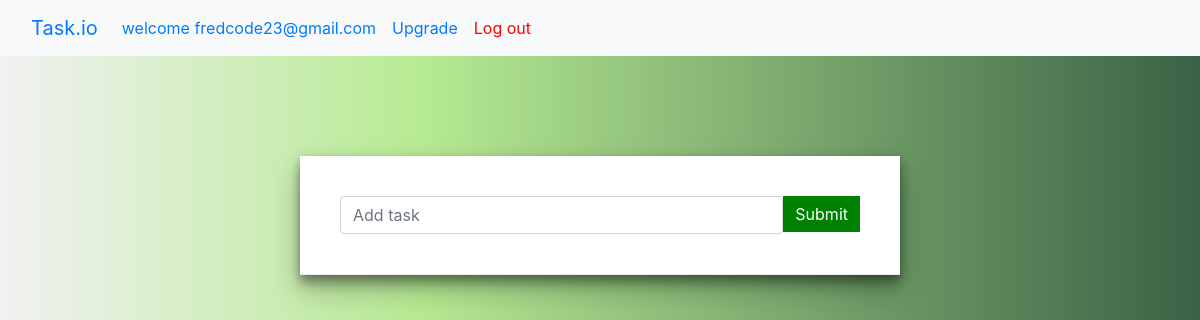
The page / (signed in) on the database as committed earlier.
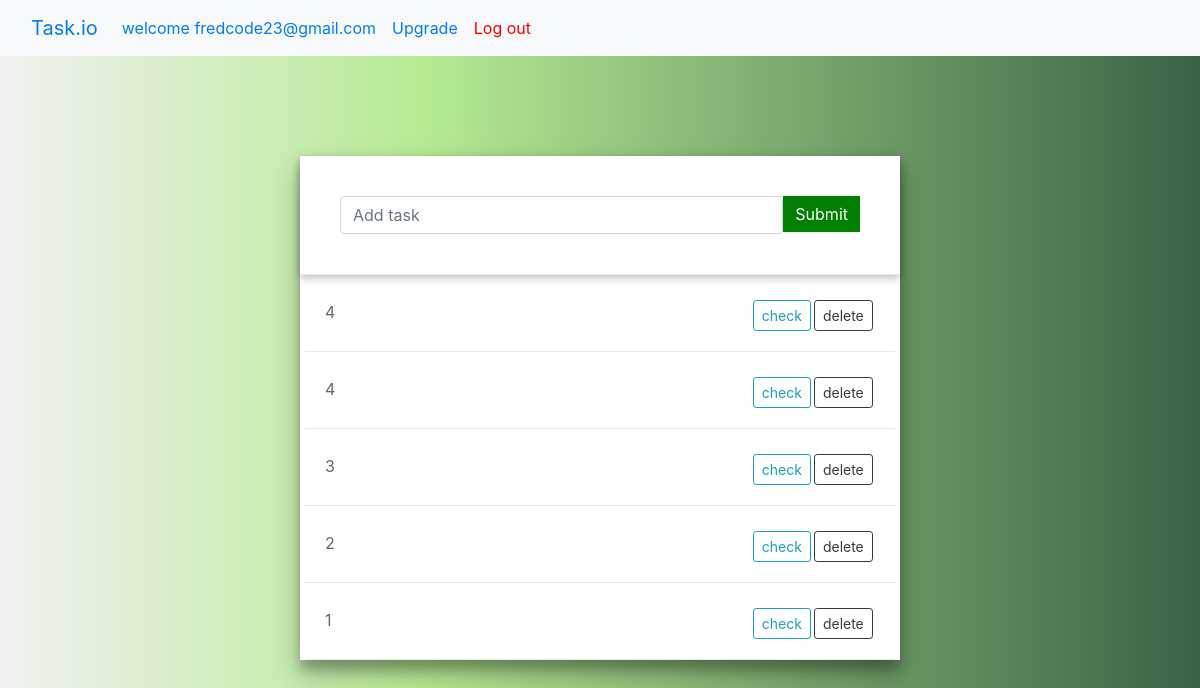
The same page on the database as committed later.
### accounts/models.py (models this page shows)
class CustomUser(AbstractUser):
    username = models.CharField(max_length=40, unique=False, default='')
    def __str__(self):
        return self.email

### todo/models.py (models this page shows, shortened)
class Task(models.Model):
    user = models.ForeignKey(settings.AUTH_USER_MODEL, on_delete=models.CASCADE,)
    title = models.CharField(max_length=200)
    completed = models.BooleanField(default=False, blank=True, null=True)

### todo/views.py (the view)
# urls.py: 2. Add a URL to urlpatterns:  path('', views.home, name='home')
def home(request):
  if request.user.is_authenticated:
    get_tasks = Task.objects.filter(user = request.user).order_by('-id')
  else:
    get_tasks = {'register/login to modify your tasks'}
  context   = {
    'tasks': get_tasks,
  }
  return render(request, 'home.html', context)

### todo/templates/home.html (shortened to what this page needs)
{% load static %}
<!DOCTYPE html>
<html>
<head>
	<link rel="stylesheet" href="https://stackpath.bootstrapcdn.com/bootstrap/4.4.1/css/bootstrap.min.css">
	<link rel="stylesheet" href="{% static 'appdesign/home.css'%}">
</head>
<body>
  <nav class="navbar navbar-expand-lg bg-light">
    <div class="container-fluid">
      <a class="navbar-brand" href="{% url 'home'%}">Task.io</a>
      <div class="collapse navbar-collapse" id="navbarSupportedContent">
        <ul class="navbar-nav me-auto mb-2 mb-lg-0">
          {% if user.is_authenticated %}
            <li class="nav-item">
              <a class="nav-link" href="{% url 'profile'%}">welcome {{request.user}}</a>
            </li>
			<li class="nav-item">
				<a class="nav-link" href="{% url 'view_plans' %}">Upgrade</a>
			  </li>
            <li class="nav-item">
              <a class="nav-link" href="{% url 'logout' %}" style="color:red">Log out</a>
            </li>
          {% endif %}
        </ul>
      </div>
    </div>
  </nav>
	<div class="container">
		{% block contents %}
		<div id="task-container">
			<div id="form-wrapper">
				<form id="form" action="/add/" method="post">
					<div class="flex-wrapper">
						<div style="flex: 6">
							<input id="title" class="form-control" type="text" name="title" placeholder="Add task">
						</div>
						<div style="flex: 1">
							<input id="submit" class="btn" type="submit" >
						</div>
					</div>
				</form>
			</div>
			<div id="list-wrapper">
        {% for task in tasks %}
        <div  class="task-wrapper flex-wrapper">
          {% if task.completed == True %}
            <div style="flex:7">
              <strike class="title">{{task.title}}</strike>
            </div>
            <div style="flex:1">
              <button data-task="{{task.id}}" data-action="{{task.completed}}" class="btn btn-sm btn-outline-info edit">uncheck</button>
            </div>
          {%else%}
            <div style="flex:7">
              {{task.title}}
            </div>
            <div style="flex:1">
              <button data-task="{{task.id}}" data-action="{{task.completed}}" class="btn btn-sm btn-outline-info edit">check</button>
            </div>
          {% endif %}
          <div style="flex:1">
            <button data-task="{{task.id}}" class="btn btn-sm btn-outline-dark delete">delete</button>
          </div>
        </div>
        {% endfor %}
			</div>
		</div>
		{% endblock %}
	</div>
</body>
</html>

### static/appdesign/home.css (style rules this page uses)
body { background: rgb(241, 241, 241); background: linear-gradient(90deg, rgba(241, 241, 241, 1) 0%, rgba(183, 235, 147, 1) 35%, rgba(58, 98, 70, 1) 100%); }
#task-container { max-width: 600px; margin: 0 auto; box-shadow: 0 14px 28px rgba(0, 0, 0, 0.25), 0 10px 10px rgba(0, 0, 0, 0.22); background-color: #fff; margin-top: 100px; margin-bottom: 100px; justify-content: space-around; align-items: flex-start; }
#form-wrapper { position: -webkit-sticky; position: sticky; top: 0rem; border-bottom: 1px solid #e9e9e9; background-color: #fff; box-shadow: 0 3px 8px rgba(0, 0, 0, 0.25); padding: 40px; }
#submit { background-color: green; border-radius: 0; border: 0; color: #fff; }
.flex-wrapper { display: flex; }
.task-wrapper { margin: 5px; padding: 5px; padding: 20px; cursor: pointer; border-bottom: 1px solid #e9e9e9; color: #686868; }

Rows that differ between the two databases and show on the page:
added Task: title "4"
added Task: title "4"
added Task: title "3"
added Task: title "2"
added Task: title "1"
